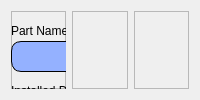
                <widget class="QWidget" name="parts">
                 <attribute name="title">
                  <string>Parts</string>
                 </attribute>
                 <layout class="QHBoxLayout" name="horizontalLayout_7">
                  <item>
                   <widget class="QFrame" name="frame_13">
                    <property name="frameShape">
                     <enum>QFrame::StyledPanel</enum>
                    </property>
                    <property name="frameShadow">
                     <enum>QFrame::Raised</enum>
                    </property>
                    <widget class="QLineEdit" name="part_lineEdit">
                     <property name="geometry">
                      <rect>
                       <x>0</x>
                       <y>30</y>
                       <width>231</width>
                       <height>31</height>
                      </rect>
                     </property>
                     <property name="styleSheet">
                      <string notr="true">background-color: rgb(148, 177, 255);
border: 1px solid #000000;
border-radius: 10px;</string>
                     </property>
                     <property name="text">
                      <string/>
                     </property>
                    </widget>
                    <widget class="QLabel" name="part_label">
                     <property name="geometry">
                      <rect>
                       <x>0</x>
                       <y>10</y>
                       <width>121</width>
                       <height>20</height>
                      </rect>
                     </property>
                     <property name="text">
                      <string>Part Name</string>
                     </property>
                    </widget>
                    <widget class="QLabel" name="installed_label">
                     <property name="geometry">
                      <rect>
                       <x>0</x>
                       <y>70</y>
                       <width>121</width>
                       <height>20</height>
                      </rect>
                     </property>
                     <property name="text">
                      <string>Installed Date</string>
                     </property>
                    </widget>
                    <widget class="QLineEdit" name="installed_lineEdit">
                     <property name="geometry">
                      <rect>
                       <x>0</x>
                       <y>90</y>
                       <width>231</width>
                       <height>31</height>
                      </rect>
                     </property>
                     <property name="styleSheet">
                      <string notr="true">background-color: rgb(148, 177, 255);
border: 1px solid #000000;
border-radius: 10px;</string>
                     </property>
                     <property name="text">
                      <string/>
                     </property>
                    </widget>
                    <widget class="QLineEdit" name="partName_lineEdit">
                     <property name="geometry">
                      <rect>
                       <x>0</x>
                       <y>150</y>
                       <width>231</width>
                       <height>31</height>
                      </rect>
                     </property>
                     <property name="styleSheet">
                      <string notr="true">background-color: rgb(148, 177, 255);
border: 1px solid #000000;
border-radius: 10px;</string>
                     </property>
                     <property name="text">
                      <string/>
                     </property>
                    </widget>
                    <widget class="QLabel" name="partName_label">
                     <property name="geometry">
                      <rect>
                       <x>0</x>
                       <y>130</y>
                       <width>121</width>
                       <height>20</height>
                      </rect>
                     </property>
                     <property name="text">
                      <string>Part Name</string>
                     </property>
                    </widget>
                   </widget>
                  </item>
                  <item>
                   <widget class="QFrame" name="frame_14">
                    <property name="frameShape">
                     <enum>QFrame::StyledPanel</enum>
                    </property>
                    <property name="frameShadow">
                     <enum>QFrame::Raised</enum>
                    </property>
                   </widget>
                  </item>
                  <item>
                   <widget class="QFrame" name="frame_17">
                    <property name="frameShape">
                     <enum>QFrame::StyledPanel</enum>
                    </property>
                    <property name="frameShadow">
                     <enum>QFrame::Raised</enum>
                    </property>
                   </widget>
                  </item>
                 </layout>
                </widget>
